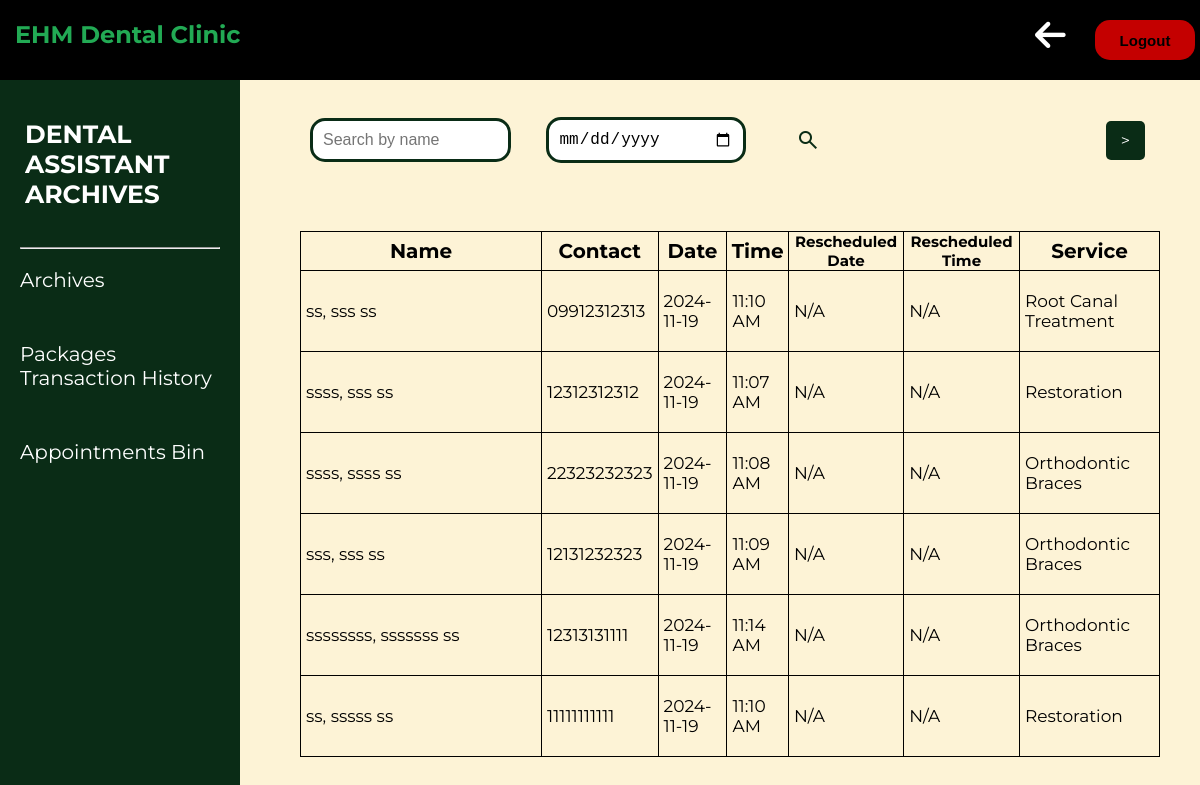
The page /DENTAL_ASSISTANT/bin.php (signed in) on the database as committed earlier.
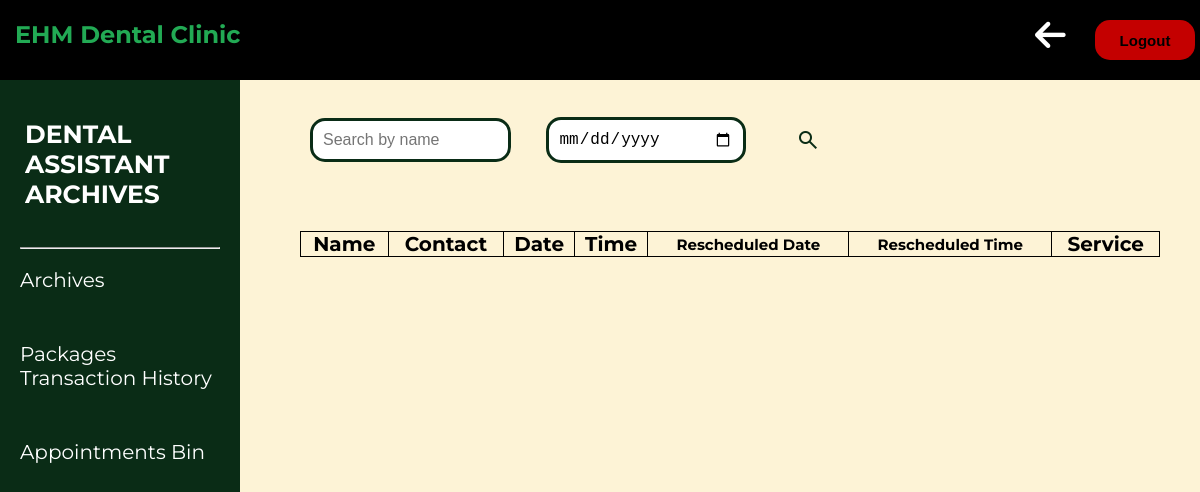
The same page on the database as committed later.
### tables this page shows
CREATE TABLE `tbl_bin` (
  `id` int(11) NOT NULL,
  `name` varchar(255) NOT NULL,
  `contact` varchar(50) NOT NULL,
  `date` date NOT NULL,
  `time` time NOT NULL,
  `modified_date` date DEFAULT NULL,
  `modified_time` time DEFAULT NULL,
  `modified_by` int(3) DEFAULT NULL,
  `service_type` varchar(100) DEFAULT NULL,
  `status` varchar(50) DEFAULT NULL,
  `deleted_at` datetime DEFAULT NULL
);

CREATE TABLE `tbl_patient` (
  `id` int(11) NOT NULL,
  `first_name` varchar(30) NOT NULL,
  `middle_name` varchar(2) DEFAULT NULL,
  `last_name` varchar(20) NOT NULL
);

CREATE TABLE `tbl_service_type` (
  `id` int(11) NOT NULL,
  `service_type` varchar(50) NOT NULL,
  `price` decimal(10,2) NOT NULL
);

### DENTAL_ASSISTANT/bin.php (the view, shortened to what the changed rows need)
<?php
include("../dbcon.php");
?>
<!DOCTYPE html>
<html lang="en">
<head>
    <link rel="stylesheet" href="dental.css">
    <link rel="stylesheet" href="https://cdnjs.cloudflare.com/ajax/libs/font-awesome/6.6.0/css/all.min.css"
 />
</head>
<body>
    <nav>
        <a href="../HOME_PAGE/Home_page.php">
            <div class="logo">
                <h1><span>EHM</span> Dental Clinic</h1>
            </div>
        </a>
    </nav>
    <div class="top">
        <div class="content-box">
            <?php
            $resultsPerPage = 6;
            $currentPage = isset($_GET['page']) ? (int) $_GET['page'] : 1;
            $startRow = ($currentPage - 1) * $resultsPerPage;
            $countQuery = "SELECT COUNT(*) as total FROM tbl_bin a
            JOIN tbl_service_type s ON a.service_type = s.id
            JOIN tbl_patient p ON a.name = p.id
            JOIN tbl_status t ON a.status = t.id
            WHERE a.status IN ('1', '2', '3', '4')";
            $countResult = mysqli_query($con, $countQuery);
            $totalCount = mysqli_fetch_assoc($countResult)['total'];
            $totalPages = ceil($totalCount / $resultsPerPage);
            $query = "SELECT a.*,
            s.service_type AS service_name,
            p.first_name, p.middle_name, p.last_name,
            t.status
        FROM tbl_bin a
        JOIN tbl_service_type s ON a.service_type = s.id
        JOIN tbl_patient p ON a.name = p.id
        JOIN tbl_status t ON a.status = t.id
        WHERE a.status IN ('1', '2', '3', '4')";
            $query .= " LIMIT $resultsPerPage OFFSET $startRow";
            $result = mysqli_query($con, $query);
            ?><br><br><br>
<div class="managehead">
                <div class="pagination-container">
                    <?php if ($currentPage < $totalPages): ?>
                        <a href="?page=<?php echo $currentPage + 1; ?>" class="pagination-btn">&gt;</a>
                    <?php endif; ?>
                </div>
            </div>
            <br><br>
            <table class="table table-bordered">
                <thead>
                    <tr>
                        <th>Name</th>
                        <th>Contact</th>
                        <th>Date</th>
                        <th>Time</th>
                        <th style="font-size: 15px;">Rescheduled Date</th>
                        <th style="font-size: 15px;">Rescheduled Time</th>
                        <th>Service</th>
                    </tr>
                </thead>
                <tbody>
                    <?php
                if (mysqli_num_rows($result) > 0) {
                    while ($row = mysqli_fetch_assoc($result)) {
                        $modified_date = (!empty($row['modified_date']) && $row['modified_date'] !== '0000-00-00') ? $row['modified_date'] : 'N/A';
                        $modified_time = (!empty($row['modified_time']) && $row['modified_time'] !== '00:00:00') ? date("h:i A", strtotime($row['modified_time'])) : 'N/A';
                        $dateToDisplay = (!empty($row['date']) && $row['date'] !== '0000-00-00') ? $row['date'] : 'N/A';
                        $timeToDisplay = (!empty($row['time']) && $row['time'] !== '00:00:00') ? date("h:i A", strtotime($row['time'])) : 'N/A';
                            echo "<tr>
                        <td style='width: 230px'>{$row['last_name']}, {$row['first_name']} {$row['middle_name']}</td>
                        <td>{$row['contact']}</td>
                        <td>{$dateToDisplay}</td>
                        <td>{$timeToDisplay}</td>
                        <td>{$modified_date}</td>
                        <td>{$modified_time}</td>
                        <td>{$row['service_name']}</td>
                            </form>";
                        }
                    }
                    ?>
                </tbody>
            </table>
        </div>
    </div>
</body>
</html>

Rows that differ between the two databases and show on the page:
removed tbl_bin: tbl_patient.last_name "ss", tbl_patient.first_name "sss", tbl_patient.middle_name "ss", contact "09912312313", date "2024-11-19", time "11:10 AM", modified_date "N/A", modified_time "N/A", tbl_service_type.service_type "Root Canal Treatment"
removed tbl_bin: tbl_patient.last_name "ssss", tbl_patient.first_name "sss", tbl_patient.middle_name "ss", contact "12312312312", date "2024-11-19", time "11:07 AM", modified_date "N/A", modified_time "N/A", tbl_service_type.service_type "Restoration"
removed tbl_bin: tbl_patient.last_name "ssss", tbl_patient.first_name "ssss", tbl_patient.middle_name "ss", contact "22323232323", date "2024-11-19", time "11:08 AM", modified_date "N/A", modified_time "N/A", tbl_service_type.service_type "Orthodontic Braces"
removed tbl_bin: tbl_patient.last_name "sss", tbl_patient.first_name "sss", tbl_patient.middle_name "ss", contact "12131232323", date "2024-11-19", time "11:09 AM", modified_date "N/A", modified_time "N/A", tbl_service_type.service_type "Orthodontic Braces"
removed tbl_bin: tbl_patient.last_name "ssssssss", tbl_patient.first_name "sssssss", tbl_patient.middle_name "ss", contact "12313131111", date "2024-11-19", time "11:14 AM", modified_date "N/A", modified_time "N/A", tbl_service_type.service_type "Orthodontic Braces"
removed tbl_bin: tbl_patient.last_name "ss", tbl_patient.first_name "sssss", tbl_patient.middle_name "ss", contact "11111111111", date "2024-11-19", time "11:10 AM", modified_date "N/A", modified_time "N/A", tbl_service_type.service_type "Restoration"
